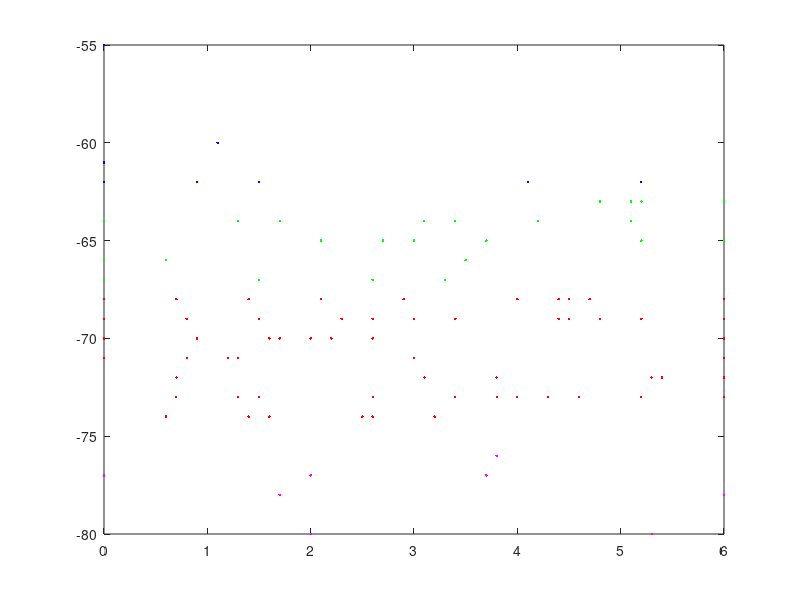

This chart was generated by the following MATLAB code:
tmp=importdata('1Dx1.txt');
data=tmp.data;
afterdata=[];
ap=5;
kNumber=4;


%% Clustering Kmeans
 
dataCluster=[data(:,2),data(:,ap)];

 [Clusterids,ClusterCtr]=kmeans(data(:,ap),kNumber);


cluster1=dataCluster((Clusterids==1),:);
cluster2=dataCluster((Clusterids==2),:);
cluster3=dataCluster((Clusterids==3),:);
cluster4=dataCluster((Clusterids==4),:);

plot(cluster1(:,1),cluster1(:,2),'b.');
hold on;
plot(cluster2(:,1),cluster2(:,2),'r.');
plot(cluster3(:,1),cluster3(:,2),'g.');
plot(cluster4(:,1),cluster4(:,2),'m.');







% %% Anomaly Detection based on density
% 
% for y=0:0.2:5.8
%     sub=data((data(:,2)>=y & data(:,2)<(y+0.2)),ap);
% 
%     
%     if length(sub)<=3
%         continue
%     end
%     
%     sub=AnomalyDetectionDensity(sub',3,0.75);
%     number=length(sub);
%     tmp=y*ones(number,1);
%     adding=[tmp,sub'];
%     afterdata=[afterdata;adding];
%    
%     
%     
% end   
% plot(afterdata(:,1),afterdata(:,2),'.r');
% 






% %% Mean + Interporlation
%  
% afterdata=[];
% for y=0:0.2:5.8
%     sub=data((data(:,2)>=y & data(:,2)<(y+0.2)),ap);
%     
%     ave=mean(sub);
%  
%     
%     adding=[y,ave];
%     afterdata=[afterdata;adding];
%    
%     
%     
% end   
% x=0:0.1:6;
% y1=interp1(afterdata(:,1),afterdata(:,2),x,'spline');
% plot(x,y1);
% 
%















% %% Sampling Process Simulation
% 
% obsNumber=length(data(:,1));
% 
% for i=1:obsNumber
%     x=data(i,2);
%     y=data(i,3);
%     
%     plot(x,y,'.');
%     axis([0,6,-80,-45]);
%     
%     hold on;
%     i
%     pause;
% end